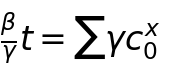

The script that saved this image:
try:
    from StringIO import StringIO as BytesIO
except ImportError:
    from io import BytesIO
from tqdm import tqdm
import matplotlib.pyplot as plt
import numpy as np

def render_latex(formula, fontsize=12, dpi=200, format_='svg'):
    """Renders LaTeX formula into image."""
    fig = plt.figure()
    text = fig.text(0, 0, u'${0}$'.format(formula), fontsize=fontsize)

    fig.savefig(BytesIO(), dpi=dpi)  # triggers rendering

    bbox = text.get_window_extent()
    width, height = bbox.size / float(dpi) + 0.05
    fig.set_size_inches((width, height))

    dy = (bbox.ymin / float(dpi)) / height
    text.set_position((0, -dy))

    buffer_ = BytesIO()
    fig.savefig(buffer_, dpi=dpi, transparent=True, format=format_)
    plt.close('all')
    buffer_.seek(0)

    return buffer_.getvalue()
def gen(variables, parameters,subs,idx):
    try:
        params = np.random.choice(parameters,4)
        varis = np.random.choice(variables,4)
        sub = ['','','','']
        params[0] += sub[0]
        params[1] += sub[1]
        varis[0] = varis[0] + sub[2]
        varis[1] = varis[1] + sub[3]
        RHS = operation(operation(operation(params[0],params[1]),varis[0]),varis[1])
        LHS = operation(operation(operation(params[2],params[3]),varis[2]),varis[3])
        #print(RHS,LHS)
        image_bytes = render_latex(f'{LHS}= {RHS}', format_='png')
        with open(f'assets/formula/formula_{idx}.png', 'wb') as image_file:
            image_file.write(image_bytes)
    except:
        gen(variables,parameters,subs,idx)
def operation(a,b):
    operations = ['^','+','-',' ','/','(','sum','del']
    special = ['/','(','sum','del']
    p = [0.1,0.1,0.1,.1,.1,.1,.1,0.3]
    op = np.random.choice(operations,p=p)
    if op not in special:
        return str(a)+op+str(b)
    elif op == 'del':
        return a
    elif op == 'sum':
        return '\sum '+str(a) +' '+ str(b)
    elif op == '(':
        return '('+str(a)+np.random.choice(operations[:5])+str(b)+')'
    else:
        return '\\frac{%s}{%s}'%(a,b)
if __name__ == '__main__':
    
    variables = ['x','y','z','t','u','v','w']
    parameters = ['a','b','c','d','\\alpha','\\beta','\\gamma','x','y','z','t','u','v','w','m','n','p','q']
    subs = ['_{%i}'%i for i in range(4)]
    for idx in tqdm(range(10000)):
        gen(parameters,parameters,subs,idx)

